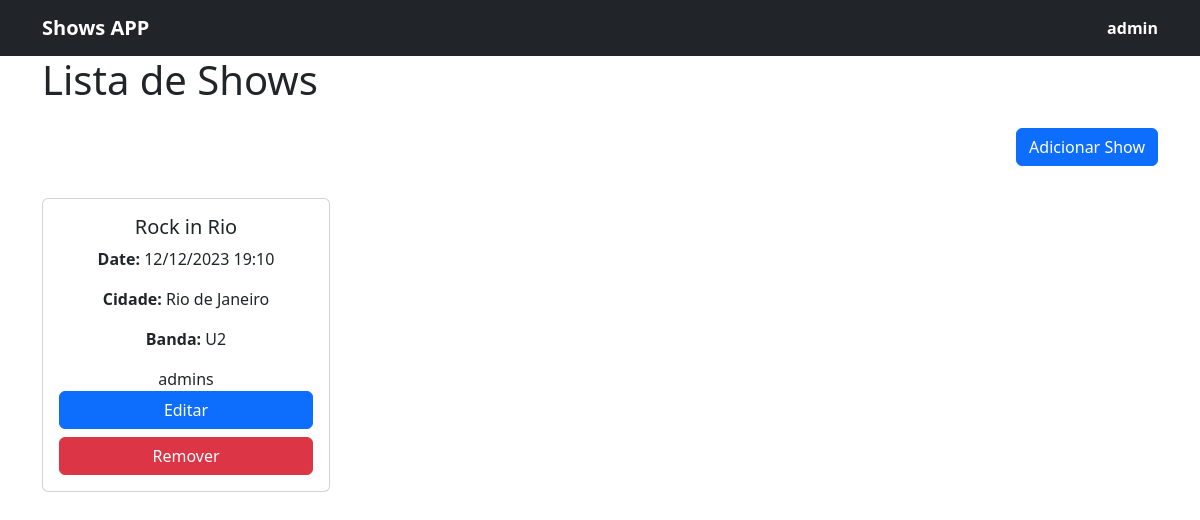
The app's page /shows/ (signed in) with its own data.
### shows_app/models.py (models this page shows, shortened)
class Show(models.Model):
    name = models.CharField(max_length=100)
    date = models.DateTimeField()
    city = models.ForeignKey(City, on_delete=models.CASCADE)
    band = models.ForeignKey(Band, on_delete=models.CASCADE)

class City(models.Model):
    name = models.CharField(max_length=100)
    state = models.CharField(max_length=100)
    def __str__(self):
        return self.name

class Band(models.Model):
    name = models.CharField(max_length=100)
    genre = models.CharField(max_length=100)
    def __str__(self):
        return self.name

### shows_app/views.py (the view)
# urls.py: path('shows/', home_show),
def home_show(request):
    shows = Show.objects.all()
    return render(request, 'shows/index.html', {'shows': shows})

### shows_app/templates/shows/index.html
{% extends 'base.html' %}
{% block content %}
  <div class="container">
    <h1>Lista de Shows</h1>
    {% if user.groups.all.0.name == "admins" or user.groups.all.0.name == "support" %}
    <div class="py-3 d-flex justify-content-end">
      <a href="{% url 'add_show' %}" class="btn btn-primary">Adicionar Show</a>
    </div>
  {% endif %}
    <div class="row">
      {% for show in shows %}
      <div class="col-3">
        <div class="card mt-3" style="width: 18rem;">
          <div class="card-body text-center">
            <h5 class="card-title">{{ show.name }}</h5>
            <p class="card-text">
                <b>Date: </b> {{ show.date|date:"d/m/Y H:i" }}
            </p>
            <p class="card-text">
                <b>Cidade: </b> {{ show.city }}
            </p>
            <p class="card-text">
                <b>Banda: </b> {{ show.band }}
            </p>
          {{ user.groups.all.0.name }}
              {% if user.groups.all.0.name == "admins" or user.groups.all.0.name == "support" %}
                <div class="d-grid gap-2 d-block">
                  <a
                    href="{% url 'edit_show' show.id %}"
                    class="btn btn-primary btn-block">
                    Editar
                  </a>
                  <a
                     href="{% url 'delete_show' show.id %}"
                     class="btn btn-danger btn-block">
                     Remover
                  </a>
                </div>
              {% endif %}
          </div>
        </div>
      </div>
      {% endfor %}
{% endblock %}

### shows_app/templates/base.html (shortened to what this page needs)
<!DOCTYPE html>
<html lang="en">
    <head>
        <link href="https://cdn.jsdelivr.net/npm/bootstrap@5.3.2/dist/css/bootstrap.min.css" rel="stylesheet"
>
    </head>
    <body>
        <header>
            <div class="navbar navbar-dark bg-dark box-shadow">
                <div class="container d-flex justify-content-between">
                    <a href="/home" class="navbar-brand d-flex align-items-center">
                        <strong>Shows APP</strong>
                    </a>
                   {%  if user.is_authenticated %}
                       <label class="fw-bold text-white"> {{ user.get_username }} </label>
                   {% endif %}
                </div>
            </div>
        </header>
        <main>
            {% block content %}{% endblock %}
        </main>
    </body>
</html>

### records on screen
Show: name "Rock in Rio", date "12/12/2023 19:10", city "Rio de Janeiro", band "U2"

### other values on screen
{{ user.get_username }} "admin"
{{ user.groups.all.0.name }} "admins"
